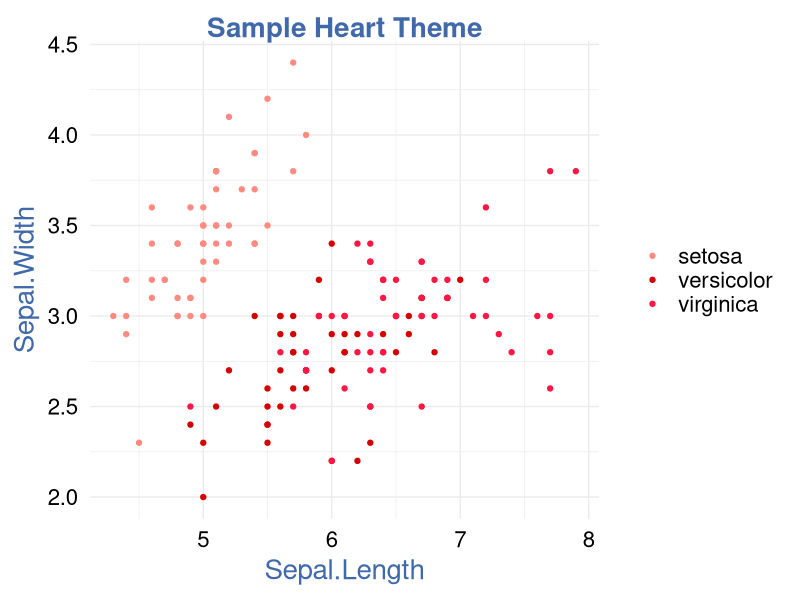

This figure's R source:
#Install Packages
list.of.packages <- c("ggplot2", "ggthemes")
new.packages <- list.of.packages[!(list.of.packages %in% installed.packages()[,"Package"])]
if(length(new.packages)) install.packages(new.packages)
lapply(list.of.packages, require, character.only = TRUE)

# set working directory
setwd("~/Documents/GradSchool/MSDS455/git_repos/MSDS455_Charlie/code")

## theme

# https://material.io/design/color/the-color-system.html#tools-for-picking-colors
pal_heart <- c("#FF8A80", "#D50000", "#FF1744",  "#FF5252", "#B71C1C")
blue_heart <- "#3F69AA"

############# color pieces!
scale_fill_heart <- function(){
  
  structure(list(
    scale_fill_manual(values=pal_heart)
  ))
}

scale_color_discrete_heart <- function(){
  
  structure(list(
    scale_color_manual(values=pal_heart)
  ))
}

scale_color_continuous_heart <- function(){
  
  structure(list(
    scale_color_gradientn(colours = pal_heart)
  ))
}
##################################

theme_heart <- function(base_size = 20, base_family = "Helvetica",
                          base_line_size = base_size / 42,
                          base_rect_size = base_size / 42) {
  # Starts with theme_bw and remove most parts
  theme_bw(
    base_size = base_size,
    base_family = base_family,
    base_line_size = base_line_size,
    base_rect_size = base_rect_size
  ) %+replace%
    theme(
      axis.ticks      = element_blank(),
      axis.text       = element_text(size = 16),
      axis.title = element_text(color = blue_heart),
      legend.background = element_blank(),
      legend.key        = element_blank(),
      legend.title = element_blank(),
      panel.background   = element_blank(),
      panel.border      = element_blank(),
      strip.background  = element_blank(),
      plot.title = element_text(color = blue_heart, face = "bold"),
      plot.background   = element_blank(),
      
      complete = TRUE
    )
}

p <- ggplot(iris, aes(Sepal.Length, Sepal.Width, colour = Species))+
  geom_point()
# Use economist color scales
p + scale_color_discrete_heart() + theme_heart() + ggtitle("Sample Heart Theme")

